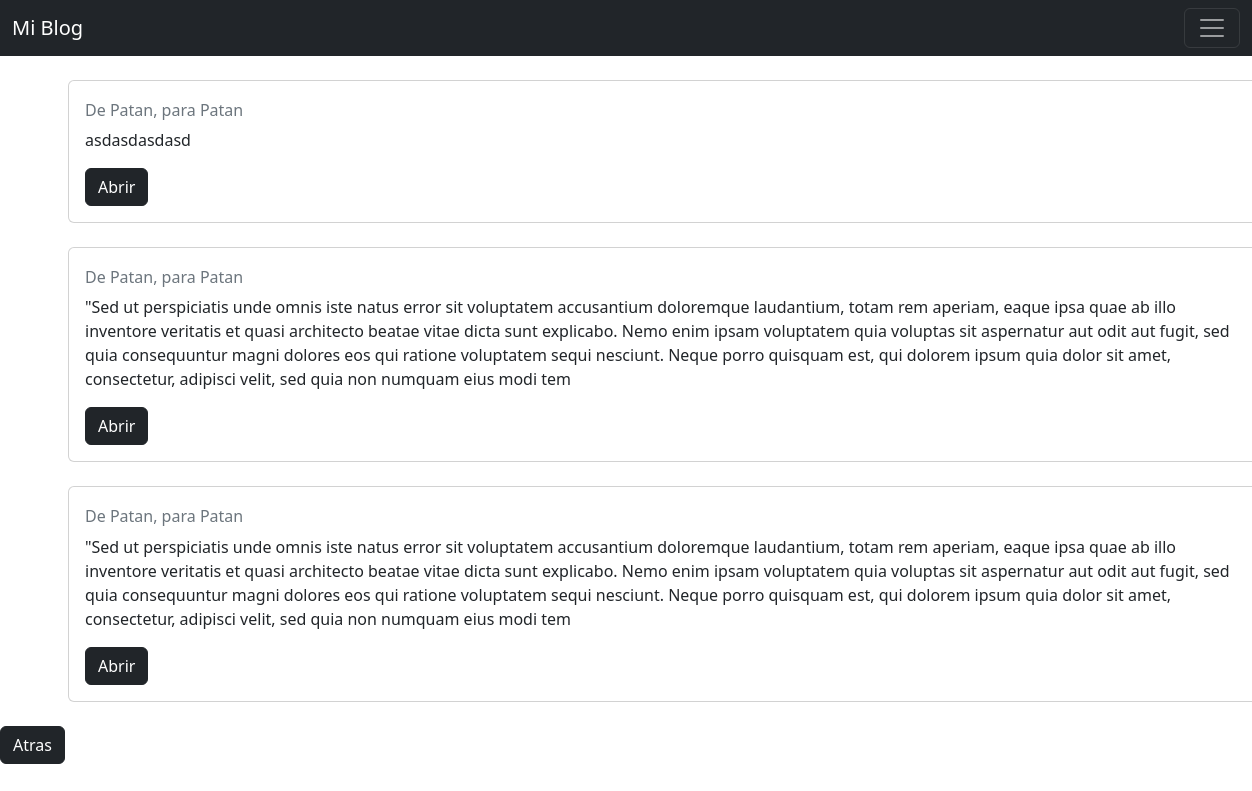
The page /inbox/ (signed in) on the database its author committed.
### postRecepies/models.py (models this page shows, shortened)
class Messages(models.Model):
    sender = models.ForeignKey(User, related_name="sender", on_delete=models.CASCADE)
    reciever = models.ForeignKey(User, related_name="reciever", on_delete=models.CASCADE)
    title = models.CharField(max_length=255)
    msg_content = RichTextField(max_length=500, blank=True, null=True, default="")
    created_at = models.DateTimeField(auto_now_add=True)

### postRecepies/views.py (the view)
# urls.py: path('inbox/', MessagesView.as_view(), name='inbox'),
class MessagesView(ListView):
    model = Messages
    template_name = 'inbox.html'
    ordering = ['-id']

### postRecepies/templates/inbox.html (shortened to what this page needs)
{% extends 'father.html' %}
 {% block content %}
    <div class="container">
    {% for message in object_list  %}
        {% if message.reciever.id == user.id%}
          <div class="card" style="width: 75rem">
            <div class="card-body">
              <h6 class="card-subtitle mb-2 text-muted">De {{ message.sender.username }}, para {{ message.reciever.username }}</h6>
              <p class="card-text">{{ message.msg_content|safe }}</p>
              <a href= "{% url 'message_detail' message.pk %}" class="btn btn-dark"> Abrir </a>
            </div>
          </div>
        {% endif %}
    {% endfor %}
    </div>
    <a href= "{% url 'index' %}" class="btn btn-dark"> Atras </a>
{% endblock %}

### rows shown on the page
Messages: sender.username "Patan", reciever.username "Patan", msg_content "asdasdasdasd"
Messages: sender.username "Patan", reciever.username "Patan", msg_content "\"Sed ut perspiciatis unde omnis iste natus error sit voluptatem accusantium doloremque laudantium, totam rem aperiam, eaque ipsa quae ab illo inventore veritatis et quasi architecto beatae vitae dicta sunt explicabo. Nemo enim ipsam voluptatem quia voluptas sit aspernatur aut odit aut fugit, sed quia consequuntur magni dolores eos qui ratione voluptatem sequi nesciunt. Neque porro quisquam est, qui dolorem ipsum quia dolor sit amet, consectetur, adipisci velit, sed quia non numquam eius modi tem"
Messages: sender.username "Patan", reciever.username "Patan", msg_content "\"Sed ut perspiciatis unde omnis iste natus error sit voluptatem accusantium doloremque laudantium, totam rem aperiam, eaque ipsa quae ab illo inventore veritatis et quasi architecto beatae vitae dicta sunt explicabo. Nemo enim ipsam voluptatem quia voluptas sit aspernatur aut odit aut fugit, sed quia consequuntur magni dolores eos qui ratione voluptatem sequi nesciunt. Neque porro quisquam est, qui dolorem ipsum quia dolor sit amet, consectetur, adipisci velit, sed quia non numquam eius modi tem"
